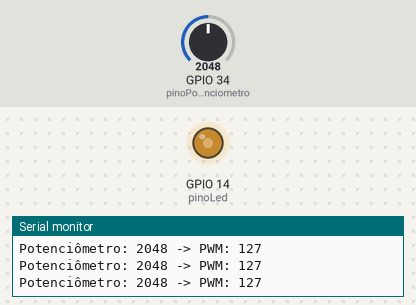
Simulated run of this sketch. Board: ESP32. Parts: output pins drawn as LEDs (lit = HIGH), the last lines printed to the serial monitor. The test bench sets the inputs (shaded band); at power-on: GPIO 34 (pinoPotenciometro) = 2048.

Above: at 2.2 s.
2.3 s: GPIO 34 (pinoPotenciometro) set to 2866
At 3.1 s:
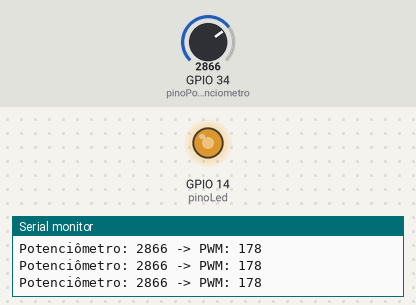
3.9 s: GPIO 34 (pinoPotenciometro) set to 3603
At 4.4 s:
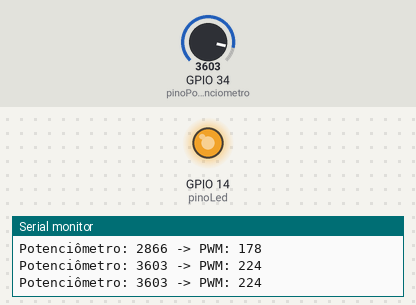
5.5 s: GPIO 34 (pinoPotenciometro) set to 491
At 6.8 s:
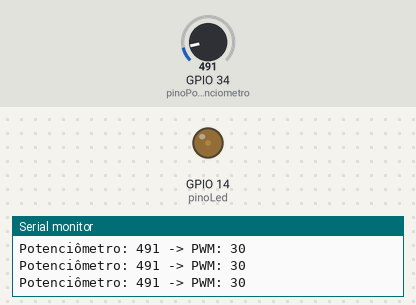
7.1 s: GPIO 34 (pinoPotenciometro) set to 2047
At 8.2 s:
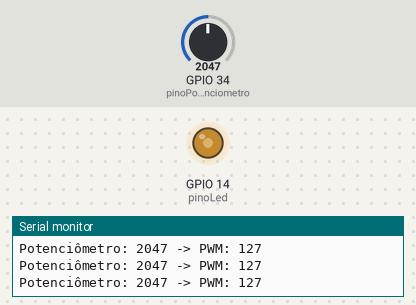
Timing chart, 0 to 9.7 s (numbered marks = the images above; inputs shaded):
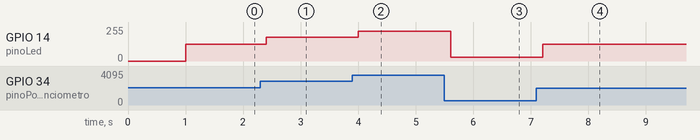

The sketch:

potenciometroLed.ino
```cpp
// Pinos usados
// GPIO34 = entrada analógica (ADC1_CH6), sem função digital (somente leitura ADC)
#define pinoPotenciometro 34

// GPIO14 = saída digital (PWM disponível)
#define pinoLed 14

void setup() {
  Serial.begin(115200);          // Inicia o monitor serial
  pinMode(pinoLed, OUTPUT);      // Define LED como saída

  delay(1000); // Pausa Estratégica
}

void loop() {
  int valorAnalogico = analogRead(pinoPotenciometro);  // Lê valor do potenciômetro (0-4095)
  int brilhoLed = map(valorAnalogico, 0, 4095, 0, 255); // Mapeia para PWM (0-255)

  analogWrite(pinoLed, brilhoLed); // Define brilho do LED

  // Exibe valores no Monitor Serial
  Serial.print("Potenciômetro: ");
  Serial.print(valorAnalogico);
  Serial.print(" -> PWM: ");
  Serial.println(brilhoLed);

  delay(200); // Pausa Estratégica
}
```

Measured:
- after the input at 2.3 s, GPIO 14 (pinoLed): 127/255 → 178/255 after 0.10 s
- after the input at 3.9 s, GPIO 14 (pinoLed): 178/255 → 224/255 after 0.11 s
- after the input at 5.5 s, GPIO 14 (pinoLed): 224/255 → 30/255 after 0.11 s
- after the input at 7.1 s, GPIO 14 (pinoLed): 30/255 → 127/255 after 0.11 s
